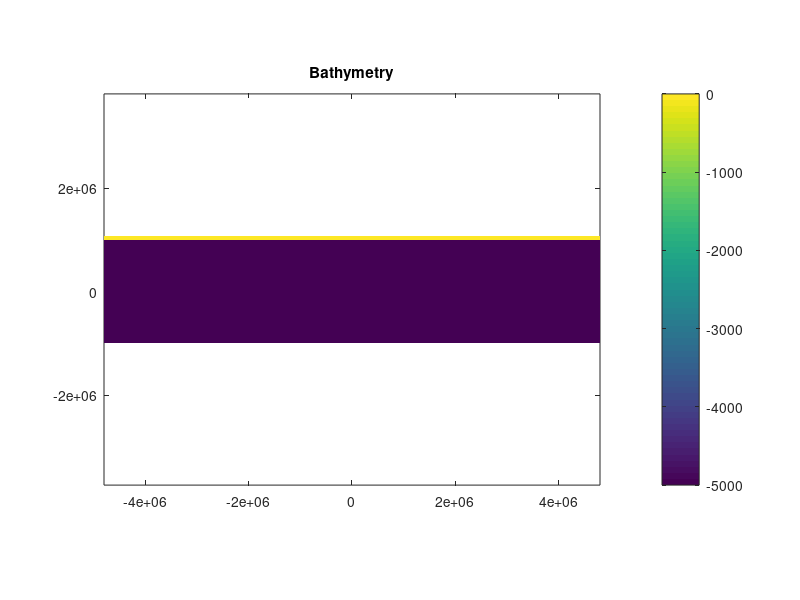
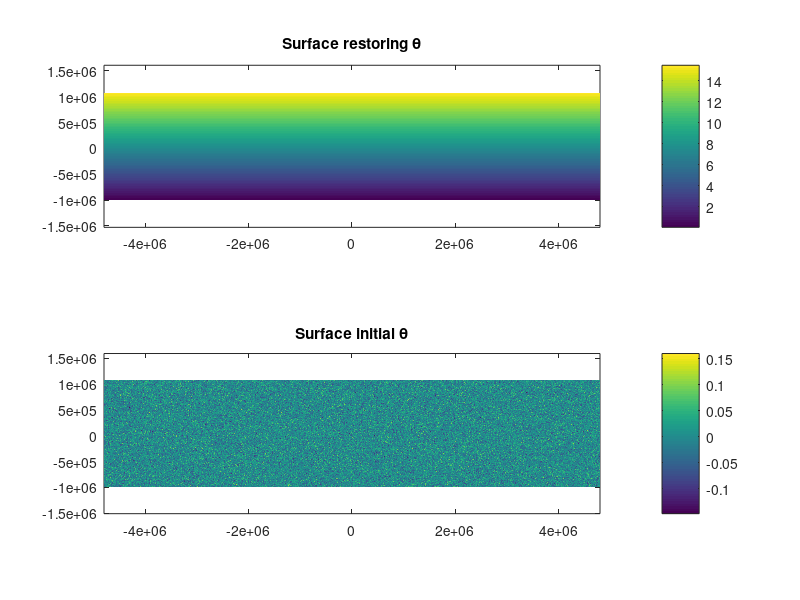
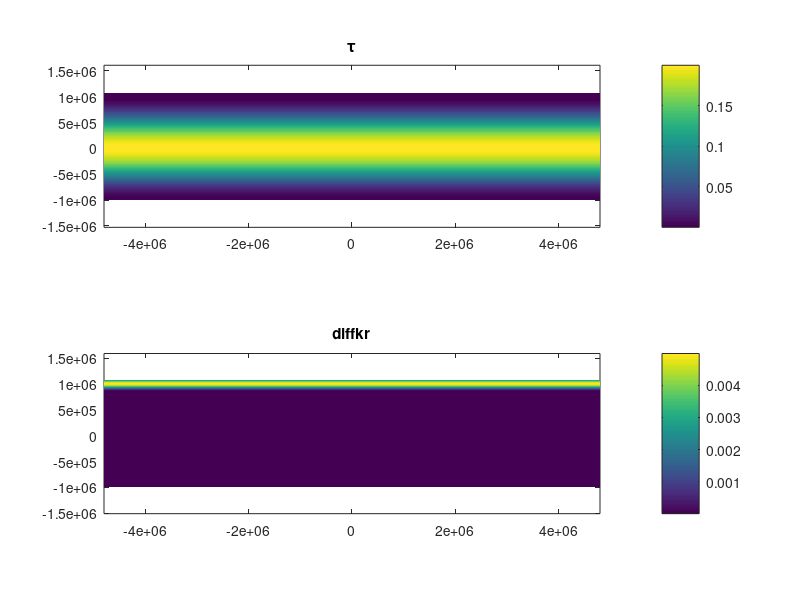

Write MATLAB code to recreate these figures, in order.
%% ------------------------------------------------------------------------
% DRM, 04/08/11.
% m-file: gen_so_inputs.m

% This m-file is for generating the input files for a channel model of the
% ACC including a ridge and two (optional) obstacles, one on the northern
% boundary and one on the southern boundary. Restoring zones to the north and
% south can also be separatley activated and deactivated.

%% ------------------------------------------------------------------------
% Flush the memory.

clc;
clear;
close all;

%% ------------------------------------------------------------------------
% Make some specifications of the problem Im going to create my inputs for.
% Breakdown of the file path into units.
name.directory = './';
name.problem = 'so-010km-jet/flatb/';

% Choose whether to output the inputs or not.
output = 1;

% Choose whether files should be output as big-endian or little-endian.
format = 'b';

% Select bathymetry options.
ridge = 0;
north = 0;
south = 0;

%% ------------------------------------------------------------------------
% Problem dependent parameters.

% Choose the amplitude of the temperature variations.
dtheta = 15.;

% Choose the wind stress magnitude.
tau0 = 0.20;
tau1 = 0.0;

% Choose the amplitude of the surface heat flux.
hflux0 = 10.;

% Choose the e-folding scale for the stratification.
z0 = 1000.;

% Half-width of the ridge.
Lr = 500.E3;

% Height of the ridge.
Hr = 0.;

% Latitudinal extent of the barriers.
LbN = 0.   %LbN = 1000.E3; % Barrier extending south from Northern boundary.
LbS = 0.   %LbS = 1000.E3; % Barrier externing north from Southern boundary,

%% ------------------------------------------------------------------------
% Grid spacing in degrees and the number of vertical levels.
dx = 10.E3;
dy = dx;
dz = [ 10.0000, 11.3752, 12.9394, 14.7188, 16.7429, 19.0453, 21.6643, ...
    24.6435, 28.0323, 31.8872, 36.2722, 41.2602, 46.9342, 53.3883, ...
    60.7301, 69.0814, 78.5812, 89.3874, 101.6795, 115.6621, 131.5674, ...
    149.6600, 170.2406, 193.6514, 220.8552, ...
    250.0000, 250.0000, 250.0000, 250.0000, 250.0000, ...
    250.0000, 250.0000, 250.0000, 250.0000, ...
    250.0000, 250.0000, 250.0000, 250.0000 ];
  
% Specify the number of extra grid points to have outside of the channel.
kx = 0;
ky = 8;

% pi to machine precision.
pi = 4.0*atan( 1.0 );

%% ------------------------------------------------------------------------
% Specify the parameters that define the channel dimensions.

% Length of the channel.
Lx = 9600.E3;

% Width of the channel.
Ly = 2000.E3;

% Depth of the channel.
Lz = 5000.;

% Set the number of grid boxes.
nx = Lx/dx + kx;
ny = Ly/dy + ky;
nz = 38;

% Calculate the x and y locations of the tracer points.
x = repmat( dx*( (1:1:nx)'-0.5 ) - 4800.E3, [ 1 ny nz ] );
y = repmat( dy*( (1:1:ny)-0.5 ) - 1000.E3, [ nx 1 nz ] );

% Calculate the Coriolis frequency, normalised by f0.
f = ( -1.11E-4 + 1.47E-11*y(:,:,1) ) / -1.11E-4;

% Calculate the depth of the tracer points.
z = NaN( nx, ny, nz );

% Set depth of first level.
z( :, :, 1 ) = 0.5*dz( 1 );

% Loop over remaining depths.
for k = 2:1:nz;
    z( :, :, k ) = z( :, :, k-1 ) + 0.5*( dz( k-1 ) + dz( k ) );
end;

% Set the depth to negative.
z = -z;

%% ------------------------------------------------------------------------
% Define the bathymetry.

% Begin with a flat bottom at 5000 m.
depth = -Lz*ones( nx, ny );

% Use the bathymetry flags to set any obstacles.

% Add ridge across centre of channel.
if ridge    
    for j = 1:1:ny;
        for i = 1:1:nx
            if x( i, j, 1 ) > -Lr && x( i, j, 1 ) < Lr
                depth( i, j ) = -Lz ...
                    + 0.5*Hr*( 1. + cos( pi*x( i, j, 1 )/Lr ) );
            else
                depth( i, j ) = -Lz;
            end;
        end;
    end;
end;

% Add continent to southern boundary.
if south
    by = LbS/dy;
    depth( 231:250, 1:by ) = 0.;
end;

% Add continent to the northern boundary.
if north
    by = ( Ly - LbN )/dy;
    depth( 711:730, by:end ) = 0.; % This line gives the northern boundary ridge 1 grid box more than it should be in y, but is consistent with so-010km-diffkr expts.
%    depth( 711:730, by+1:end ) = 0.; % This line makes the northern boundary ridge the correct extent, but is inconsistent with so-010km-diffkr expts.
end;

% Put a solid wall on the northern boundary.
depth( :, end-ky+1:end ) = 0.;

%% ------------------------------------------------------------------------
% Generate the spatially varying restoring mask.

mask = zeros(nx,ny,nz);

% Set the surface layer to restoring everywhere.
mask( :, :, 1 ) = 1.;

%% ------------------------------------------------------------------------
% Generate the idealised temperature stratification, used as both an initial
% condition and for the restoring temperature in the sponge regions.

% Linear gradient at surface with exponential decay at depth and 0oC at
% the southern boundary (similar to Abernathey et al., 2011).
t = dtheta * ( (y+1000.E3)/2000.E3 ) .* ( exp( z/z0 ) - exp( -Lz/z0 ) ) / ...
    ( 1. - exp( -Lz/z0 ) );

%% ------------------------------------------------------------------------
% Construct an initial temperature distribution with a little bit of white
% gaussian noise added; this helps encourage instability.

% Preallocate for speed.
noisyt = NaN( size( t ) );

% Add some white Gaussian noise to the initial temperature.
for k = 1:1:nz;
    noisyt( :, :, k ) = awgn( t( :, :, k ), 30 );
end;

% Make sure there is no water colder than 0.5oC.
%noisyt( noisyt < 0.25 ) = 0.25;

%% ------------------------------------------------------------------------
% Calculate the idealised wind stress profile.

tau = tau0*0.5*( 1. + cos( 2.0*pi*y( :, :, 1 )/Ly ) ) + tau1;
%tau = f.*tau0.*ones( nx, ny );

tauy = 0.25*tau0*exp( -0.5*x( :, :, 1 ).*x( :, :, 1 )/250000.E6 );

%% ------------------------------------------------------------------------
% Generate surface heat flux.

hflux = -hflux0*sin( pi*y( :, :, 1 )/Ly );

%% ------------------------------------------------------------------------
% Generate the spatially varying diapycnal diffusivity.

diffkr = 1.E-5*ones(nx,ny,nz);

% Increase the diapycnal diffusivity in the sponge regions.
for j = 1:1:ny;
  if y( 1, j ) > 850.E3
      diffkr( :, j, : ) = 1.E-5 ...
          + 0.5*5.E-3*( 1 + cos( pi*( y(:,j,:) - 1000.E3 )/150.E3 ) ) ...
          - 0.5*1.E-5*( 1 + cos( pi*( y(:,j,:) - 1000.E3 )/150.E3 ) );
  end;
end;

%% ------------------------------------------------------------------------

% Draw a map of the bathymetry.
figure;
pcolor( x( :, :, 1 ), y ( :, :, 1 ), depth );
shading flat;
axis equal tight;
colorbar;
title( 'Bathymetry' );

%% ------------------------------------------------------------------------

% Draw a map of the surface forcing.
figure;

subplot( 211 );
pcolor( x( :, :, 1 ), y ( :, :, 1 ), t( :, :, 1 ) );
shading flat;
axis equal tight;
colorbar;
title( 'Surface restoring \theta' );

subplot( 212 );
pcolor( x( :, :, 1 ), y ( :, :, 1 ), noisyt( :, :, 1 )-t( :, :, 1 ) );
shading flat;
axis equal tight;
colorbar;
title( 'Surface initial \theta' );

figure;

subplot( 211 );
pcolor( x( :, :, 1 ), y ( :, :, 1 ), tau( :, :, 1 ) );
shading flat;
axis equal tight;
colorbar;
title( '\tau' );

subplot( 212 );
pcolor( x( :, :, 1 ), y ( :, :, 1 ), diffkr( :, :, 1 ) );
shading flat;
axis equal tight;
colorbar;
title( 'diffkr' );

%% ------------------------------------------------------------------------
% Read out the depths into a binary bathymetry file.

if output;
    %out_file = fullfile( name.directory, name.problem, 'input/bathy.bin' );
    out_file = 'bathy.bin'
    % Open the file for writing only.
    [ fid message ] = fopen( out_file, 'w', format );
    % Reshape the bathymetry into a single column.
    output_data = reshape( depth, nx*ny, 1 );
    %Write it out.
    fwrite( fid, output_data, 'float32' );
    % Close the file.
    fclose( fid );
end;

%% ------------------------------------------------------------------------
% Read out the restoring mask to binary file.

if output;
    %out_file = fullfile( name.directory, name.problem, 'input/mask.bin' );
    out_file = 'mask.bin'
    % Open the file for writing only.
    [ fid message ] = fopen( out_file, 'w', format );
    % Reshape the bathymetry into a single column.
    output_data = reshape( mask, nx*ny*nz, 1 );
    %Write it out.
    fwrite( fid, output_data, 'float32' );
    % Close the file.
    fclose( fid );
end;

%% ------------------------------------------------------------------------
% Read out the diapycnal diffusivity map to binary file.

if output;
    %out_file = fullfile( name.directory, name.problem, 'input/diffkr.bin' );
    out_file = 'diffkr.bin'
    % Open the file for writing only.
    [ fid message ] = fopen( out_file, 'w', format );
    % Reshape the bathymetry into a single column.
    output_data = reshape( diffkr, nx*ny*nz, 1 );
    %Write it out.
    fwrite( fid, output_data, 'float32' );
    % Close the file.
    fclose( fid );
end;

%% ------------------------------------------------------------------------
% Read out the restoring temperature to binary file.

if output;
    %out_file = fullfile( name.directory, name.problem, 'input/'t.bin' );
    out_file = 't.bin'
    % Open the file for writing only.
    [ fid message ] = fopen( out_file, 'w', format );
    % Reshape the bathymetry into a single column.
    output_data = reshape( t, nx*ny*nz, 1 );
    %Write it out.
    fwrite( fid, output_data, 'float32' );
    % Close the file.
    fclose( fid );
end;

%% ------------------------------------------------------------------------
% Read out the noisy intital temperature to binary file.

if output;
    %out_file = fullfile( name.directory, name.problem, 'input/noisyt.bin' );
    out_file = 'noisyt.bin'
    % Open the file for writing only.
    [ fid message ] = fopen( out_file, 'w', format );
    % Reshape the bathymetry into a single column.
    output_data = reshape( noisyt, nx*ny*nz, 1 );
    %Write it out.
    fwrite( fid, output_data, 'float32' );
    % Close the file.
    fclose( fid );
end;

%% ------------------------------------------------------------------------
% Read out the wind stress to binary file.

if output;
    out_file = fullfile( name.directory, name.problem, 'input/tau.bin' );
    out_file = 'tau.bin'
    % Open the file for writing only.
    [ fid message ] = fopen( out_file, 'w', format );
    % Reshape the bathymetry into a single column.
    output_data = reshape( tau, nx*ny, 1 );
    %Write it out.
    fwrite( fid, output_data, 'float32' );
    % Close the file.
    fclose( fid );
end;

%% ------------------------------------------------------------------------
% Read out the surface heat flux to binary file.

%if output;
%    out_file = fullfile( name.directory, name.problem, 'input/hflux.bin' );
%    % Open the file for writing only.
%    [ fid message ] = fopen( out_file, 'w', format );
%    % Reshape the bathymetry into a single column.
%    output_data = reshape( hflux, nx*ny, 1 );
%    %Write it out.
%    fwrite( fid, output_data, 'float32' );
%    % Close the file.
%    fclose( fid );
%end;

%% ------------------------------------------------------------------------